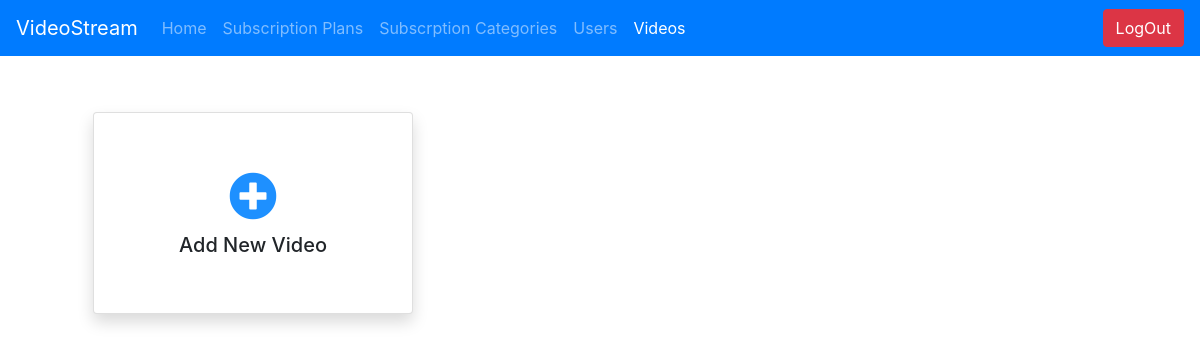
The app's page /video_stream_admin/video_list/ (signed in), older data.
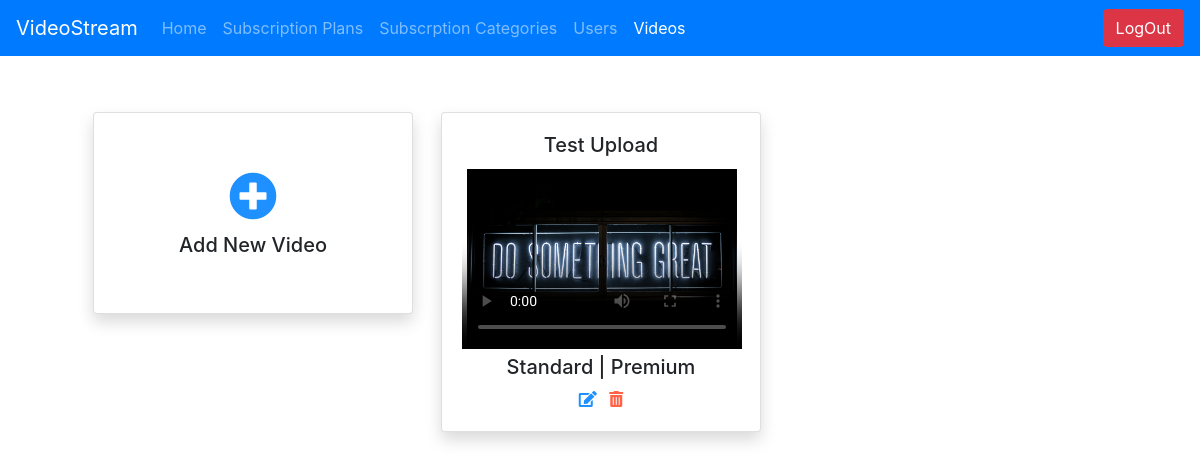
The same page, newer data.
### video_stream_app/models.py (models this page shows, shortened)
class VideoContent(models.Model):
    id = models.AutoField(primary_key=True)
    content_name = models.CharField(max_length=255, blank=True, null=True)
    content_description = models.TextField(max_length=2000, blank=True, null=True)
    file = models.FileField(upload_to='videos/', null=True, blank=True, verbose_name="content_file")
    cover_image = models.FileField(upload_to='images/', null=True, blank=True, verbose_name='content_cover')
    allowed_subscription = models.ManyToManyField(SubscriptionType,
                                                  related_name="subscription_type")

class SubscriptionType(models.Model):
    id = models.AutoField(primary_key=True)
    type_name = models.CharField(
        max_length=50, blank=False, null=False, unique=True)

### video_stream_app/views.py (the view)
# urls.py: path('video_stream_admin/video_list/', views.video_list,
@login_required(login_url='/video_stream_admin/')
def video_list(request):
    return render(request, 'video_stream_app/videos.html',
                  {
                      'videos': models.VideoContent.objects.all(),
                      'title': 'Videos',
                      'is_logged_in': request.user.is_authenticated,
                      'video_link': 'active',
                      'admin': True
                  })

### video_stream_app/templates/video_stream_app/videos.html (shortened to what this page needs)
{% extends 'base.html' %}
{% load static %}
{% block content %}
    <div class="container">
        <div class="m-5 text-center">
            <div class="row">
                <div class="col-md-4 my-2">
                    <div class="card shadow" style="width: 20rem;">
                        <div class="card-body py-xl-5">
                            <a href="/video_stream_admin/videos/add/">
                                <span style="font-size: 48px; color: Dodgerblue;">
                                    <i class="fas fa-plus-circle"></i>
                                </span>
                            </a>
                            <h5> Add New Video </h5>
                        </div>
                    </div>
                </div>
                {% for video in videos %}
                    <div class="col-md-4 my-2">
                        <div class="card shadow" style="width: 20rem;">
                            <div class="card-body">
                                <h5 class="card-title">{{ video.content_name}}</h5>
                                <video width="280" height="180" poster="/media/{{ video.cover_image }}" controls>
                                   <source src="/media/{{ video.file }}" type="video/mp4">
                                </video>
                                <h5>
                                    {% for subs in video.allowed_subscription.all %}
                                        {% if forloop.counter > 1 %}
                                            |
                                        {% endif %}
                                        {{ subs.type_name }}
                                    {% endfor %}
                                </h5>
                                <div>
                                    <a href="/video_stream_admin/videos/edit__{{ video.pk }}/">
                                        <span style="color: Dodgerblue;" class="pr-2">
                                            <i class="fas fa-edit"></i>
                                        </span>
                                    </a>
                                    <a onclick="deleteFunc({{ video.pk }})" href="" ><i class="fas fa-trash-alt" style="color: tomato"></i></a>
                                </div>
                            </div>
                        </div>
                    </div>
                {% endfor %}
            </div>
        </div>
    </div>
{% endblock %}

Row changes from the older to the newer data that the page shows:
added VideoContent: content_name "Test Upload"
now on this page (row unchanged): SubscriptionType: type_name "Standard"
now on this page (row unchanged): SubscriptionType: type_name "Premium"
